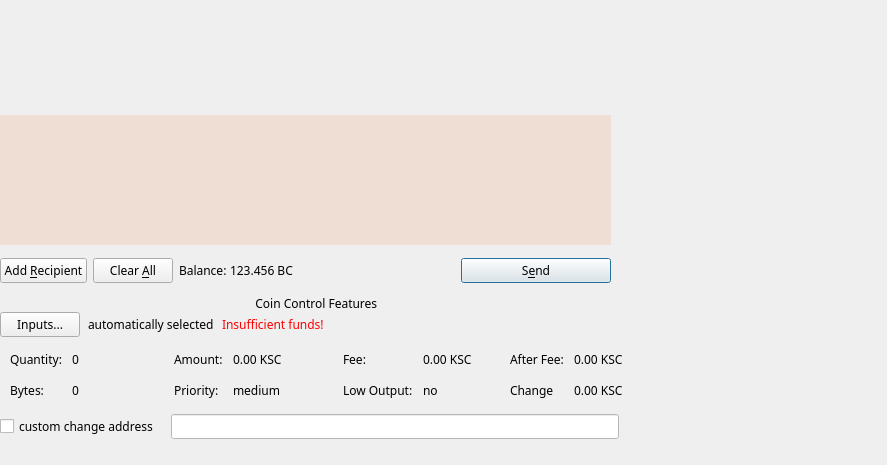
<?xml version="1.0" encoding="UTF-8"?>
<ui version="4.0">
 <class>SendCoinsDialog</class>
 <widget class="QDialog" name="SendCoinsDialog">
  <property name="geometry">
   <rect>
    <x>0</x>
    <y>0</y>
    <width>887</width>
    <height>465</height>
   </rect>
  </property>
  <property name="windowTitle">
   <string>Send Coins</string>
  </property>
  <property name="styleSheet">
   <string notr="true">font-family:Proxima Nova Rg;</string>
  </property>
  <widget class="QFrame" name="frameCoinControl">
   <property name="geometry">
    <rect>
     <x>0</x>
     <y>290</y>
     <width>675</width>
     <height>211</height>
    </rect>
   </property>
   <property name="sizePolicy">
    <sizepolicy hsizetype="Expanding" vsizetype="Expanding">
     <horstretch>0</horstretch>
     <verstretch>0</verstretch>
    </sizepolicy>
   </property>
   <property name="maximumSize">
    <size>
     <width>16777215</width>
     <height>16777215</height>
    </size>
   </property>
   <property name="styleSheet">
    <string notr="true"/>
   </property>
   <property name="frameShape">
    <enum>QFrame::NoFrame</enum>
   </property>
   <property name="frameShadow">
    <enum>QFrame::Sunken</enum>
   </property>
   <layout class="QVBoxLayout" name="verticalLayoutCoinControl2">
    <property name="spacing">
     <number>7</number>
    </property>
    <property name="leftMargin">
     <number>0</number>
    </property>
    <property name="topMargin">
     <number>0</number>
    </property>
    <property name="rightMargin">
     <number>0</number>
    </property>
    <property name="bottomMargin">
     <number>6</number>
    </property>
    <item>
     <layout class="QVBoxLayout" name="verticalLayoutCoinControl" stretch="0,0,0,0,1">
      <property name="spacing">
       <number>0</number>
      </property>
      <property name="leftMargin">
       <number>0</number>
      </property>
      <property name="topMargin">
       <number>5</number>
      </property>
      <property name="rightMargin">
       <number>2</number>
      </property>
      <item>
       <layout class="QHBoxLayout" name="horizontalLayoutCoinControl1">
        <property name="spacing">
         <number>-1</number>
        </property>
        <property name="leftMargin">
         <number>0</number>
        </property>
        <property name="topMargin">
         <number>0</number>
        </property>
        <property name="bottomMargin">
         <number>0</number>
        </property>
        <item>
         <widget class="QLabel" name="labelCoinControlFeatures">
          <property name="sizePolicy">
           <sizepolicy hsizetype="Preferred" vsizetype="Maximum">
            <horstretch>0</horstretch>
            <verstretch>0</verstretch>
           </sizepolicy>
          </property>
          <property name="font">
           <font>
            <family>Proxima Nova Rg</family>
           </font>
          </property>
          <property name="styleSheet">
           <string notr="true"/>
          </property>
          <property name="text">
           <string>Coin Control Features             </string>
          </property>
          <property name="textFormat">
           <enum>Qt::AutoText</enum>
          </property>
          <property name="alignment">
           <set>Qt::AlignCenter</set>
          </property>
         </widget>
        </item>
       </layout>
      </item>
      <item>
       <layout class="QHBoxLayout" name="horizontalLayoutCoinControl2" stretch="0,0,0,0">
        <property name="spacing">
         <number>8</number>
        </property>
        <property name="bottomMargin">
         <number>10</number>
        </property>
        <item>
         <widget class="QPushButton" name="pushButtonCoinControl">
          <property name="styleSheet">
           <string notr="true"/>
          </property>
          <property name="text">
           <string>Inputs...</string>
          </property>
         </widget>
        </item>
        <item>
         <widget class="QLabel" name="labelCoinControlAutomaticallySelected">
          <property name="text">
           <string>automatically selected</string>
          </property>
          <property name="margin">
           <number>5</number>
          </property>
         </widget>
        </item>
        <item>
         <widget class="QLabel" name="labelCoinControlInsuffFunds">
          <property name="font">
           <font>
            <family>Proxima Nova Rg</family>
            <weight>50</weight>
            <bold>false</bold>
           </font>
          </property>
          <property name="styleSheet">
           <string notr="true">color:red;</string>
          </property>
          <property name="text">
           <string>Insufficient funds!</string>
          </property>
          <property name="margin">
           <number>5</number>
          </property>
         </widget>
        </item>
        <item>
         <spacer name="horizontalSpacerCoinControl">
          <property name="orientation">
           <enum>Qt::Horizontal</enum>
          </property>
          <property name="sizeHint" stdset="0">
           <size>
            <width>30</width>
            <height>1</height>
           </size>
          </property>
         </spacer>
        </item>
       </layout>
      </item>
      <item>
       <widget class="QWidget" name="widgetCoinControl" native="true">
        <property name="sizePolicy">
         <sizepolicy hsizetype="Preferred" vsizetype="Preferred">
          <horstretch>0</horstretch>
          <verstretch>0</verstretch>
         </sizepolicy>
        </property>
        <property name="minimumSize">
         <size>
          <width>0</width>
          <height>0</height>
         </size>
        </property>
        <property name="styleSheet">
         <string notr="true"/>
        </property>
        <layout class="QHBoxLayout" name="horizontalLayoutCoinControl5">
         <property name="leftMargin">
          <number>0</number>
         </property>
         <property name="topMargin">
          <number>0</number>
         </property>
         <property name="rightMargin">
          <number>0</number>
         </property>
         <property name="bottomMargin">
          <number>0</number>
         </property>
         <item>
          <layout class="QHBoxLayout" name="horizontalLayoutCoinControl3" stretch="0,0,0,0">
           <property name="spacing">
            <number>0</number>
           </property>
           <property name="topMargin">
            <number>0</number>
           </property>
           <property name="bottomMargin">
            <number>10</number>
           </property>
           <item>
            <layout class="QFormLayout" name="formLayoutCoinControl1">
             <property name="horizontalSpacing">
              <number>10</number>
             </property>
             <property name="verticalSpacing">
              <number>14</number>
             </property>
             <property name="leftMargin">
              <number>10</number>
             </property>
             <property name="topMargin">
              <number>4</number>
             </property>
             <property name="rightMargin">
              <number>6</number>
             </property>
             <item row="0" column="0">
              <widget class="QLabel" name="labelCoinControlQuantityText">
               <property name="styleSheet">
                <string notr="true"/>
               </property>
               <property name="text">
                <string>Quantity:</string>
               </property>
               <property name="margin">
                <number>0</number>
               </property>
              </widget>
             </item>
             <item row="0" column="1">
              <widget class="QLabel" name="labelCoinControlQuantity">
               <property name="font">
                <font>
                 <family>Proxima Nova Rg</family>
                </font>
               </property>
               <property name="cursor">
                <cursorShape>IBeamCursor</cursorShape>
               </property>
               <property name="contextMenuPolicy">
                <enum>Qt::ActionsContextMenu</enum>
               </property>
               <property name="text">
                <string>0</string>
               </property>
               <property name="margin">
                <number>0</number>
               </property>
               <property name="textInteractionFlags">
                <set>Qt::LinksAccessibleByMouse|Qt::TextSelectableByKeyboard|Qt::TextSelectableByMouse</set>
               </property>
              </widget>
             </item>
             <item row="1" column="0">
              <widget class="QLabel" name="labelCoinControlBytesText">
               <property name="styleSheet">
                <string notr="true"/>
               </property>
               <property name="text">
                <string>Bytes:</string>
               </property>
              </widget>
             </item>
             <item row="1" column="1">
              <widget class="QLabel" name="labelCoinControlBytes">
               <property name="font">
                <font>
                 <family>Proxima Nova Rg</family>
                </font>
               </property>
               <property name="cursor">
                <cursorShape>IBeamCursor</cursorShape>
               </property>
               <property name="contextMenuPolicy">
                <enum>Qt::ActionsContextMenu</enum>
               </property>
               <property name="text">
                <string>0</string>
               </property>
               <property name="textInteractionFlags">
                <set>Qt::LinksAccessibleByMouse|Qt::TextSelectableByKeyboard|Qt::TextSelectableByMouse</set>
               </property>
              </widget>
             </item>
            </layout>
           </item>
           <item>
            <layout class="QFormLayout" name="formLayoutCoinControl2">
             <property name="horizontalSpacing">
              <number>10</number>
             </property>
             <property name="verticalSpacing">
              <number>14</number>
             </property>
             <property name="leftMargin">
              <number>6</number>
             </property>
             <property name="topMargin">
              <number>4</number>
             </property>
             <property name="rightMargin">
              <number>6</number>
             </property>
             <item row="0" column="0">
              <widget class="QLabel" name="labelCoinControlAmountText">
               <property name="styleSheet">
                <string notr="true"/>
               </property>
               <property name="text">
                <string>Amount:</string>
               </property>
               <property name="margin">
                <number>0</number>
               </property>
              </widget>
             </item>
             <item row="0" column="1">
              <widget class="QLabel" name="labelCoinControlAmount">
               <property name="font">
                <font>
                 <family>Proxima Nova Rg</family>
                </font>
               </property>
               <property name="cursor">
                <cursorShape>IBeamCursor</cursorShape>
               </property>
               <property name="contextMenuPolicy">
                <enum>Qt::ActionsContextMenu</enum>
               </property>
               <property name="text">
                <string>0.00 KSC</string>
               </property>
               <property name="textInteractionFlags">
                <set>Qt::LinksAccessibleByMouse|Qt::TextSelectableByKeyboard|Qt::TextSelectableByMouse</set>
               </property>
              </widget>
             </item>
             <item row="1" column="0">
              <widget class="QLabel" name="labelCoinControlPriorityText">
               <property name="styleSheet">
                <string notr="true"/>
               </property>
               <property name="text">
                <string>Priority:</string>
               </property>
              </widget>
             </item>
             <item row="1" column="1">
              <widget class="QLabel" name="labelCoinControlPriority">
               <property name="font">
                <font>
                 <family>Proxima Nova Rg</family>
                </font>
               </property>
               <property name="cursor">
                <cursorShape>IBeamCursor</cursorShape>
               </property>
               <property name="contextMenuPolicy">
                <enum>Qt::ActionsContextMenu</enum>
               </property>
               <property name="text">
                <string>medium</string>
               </property>
               <property name="textInteractionFlags">
                <set>Qt::LinksAccessibleByMouse|Qt::TextSelectableByKeyboard|Qt::TextSelectableByMouse</set>
               </property>
              </widget>
             </item>
            </layout>
           </item>
           <item>
            <layout class="QFormLayout" name="formLayoutCoinControl3">
             <property name="fieldGrowthPolicy">
              <enum>QFormLayout::FieldsStayAtSizeHint</enum>
             </property>
             <property name="horizontalSpacing">
              <number>10</number>
             </property>
             <property name="verticalSpacing">
              <number>14</number>
             </property>
             <property name="leftMargin">
              <number>6</number>
             </property>
             <property name="topMargin">
              <number>4</number>
             </property>
             <property name="rightMargin">
              <number>15</number>
             </property>
             <item row="0" column="0">
              <widget class="QLabel" name="labelCoinControlFeeText">
               <property name="styleSheet">
                <string notr="true"/>
               </property>
               <property name="text">
                <string>Fee:</string>
               </property>
               <property name="margin">
                <number>0</number>
               </property>
              </widget>
             </item>
             <item row="0" column="1">
              <widget class="QLabel" name="labelCoinControlFee">
               <property name="font">
                <font>
                 <family>Proxima Nova Rg</family>
                </font>
               </property>
               <property name="cursor">
                <cursorShape>IBeamCursor</cursorShape>
               </property>
               <property name="contextMenuPolicy">
                <enum>Qt::ActionsContextMenu</enum>
               </property>
               <property name="text">
                <string>0.00 KSC</string>
               </property>
               <property name="textInteractionFlags">
                <set>Qt::LinksAccessibleByMouse|Qt::TextSelectableByKeyboard|Qt::TextSelectableByMouse</set>
               </property>
              </widget>
             </item>
             <item row="1" column="0">
              <widget class="QLabel" name="labelCoinControlLowOutputText">
               <property name="styleSheet">
                <string notr="true"/>
               </property>
               <property name="text">
                <string>Low Output:</string>
               </property>
              </widget>
             </item>
             <item row="1" column="1">
              <widget class="QLabel" name="labelCoinControlLowOutput">
               <property name="font">
                <font>
                 <family>Proxima Nova Rg</family>
                </font>
               </property>
               <property name="cursor">
                <cursorShape>IBeamCursor</cursorShape>
               </property>
               <property name="contextMenuPolicy">
                <enum>Qt::ActionsContextMenu</enum>
               </property>
               <property name="text">
                <string>no</string>
               </property>
               <property name="textInteractionFlags">
                <set>Qt::LinksAccessibleByMouse|Qt::TextSelectableByKeyboard|Qt::TextSelectableByMouse</set>
               </property>
              </widget>
             </item>
            </layout>
           </item>
           <item>
            <layout class="QFormLayout" name="formLayoutCoinControl4">
             <property name="fieldGrowthPolicy">
              <enum>QFormLayout::FieldsStayAtSizeHint</enum>
             </property>
             <property name="horizontalSpacing">
              <number>10</number>
             </property>
             <property name="verticalSpacing">
              <number>14</number>
             </property>
             <property name="leftMargin">
              <number>5</number>
             </property>
             <property name="topMargin">
              <number>4</number>
             </property>
             <property name="rightMargin">
              <number>50</number>
             </property>
             <item row="0" column="0">
              <widget class="QLabel" name="labelCoinControlAfterFeeText">
               <property name="text">
                <string>After Fee:</string>
               </property>
               <property name="margin">
                <number>0</number>
               </property>
              </widget>
             </item>
             <item row="0" column="1">
              <widget class="QLabel" name="labelCoinControlAfterFee">
               <property name="font">
                <font>
                 <family>Proxima Nova Rg</family>
                </font>
               </property>
               <property name="cursor">
                <cursorShape>IBeamCursor</cursorShape>
               </property>
               <property name="contextMenuPolicy">
                <enum>Qt::ActionsContextMenu</enum>
               </property>
               <property name="text">
                <string>0.00 KSC</string>
               </property>
               <property name="textInteractionFlags">
                <set>Qt::LinksAccessibleByMouse|Qt::TextSelectableByKeyboard|Qt::TextSelectableByMouse</set>
               </property>
              </widget>
             </item>
             <item row="1" column="1">
              <widget class="QLabel" name="labelCoinControlChange">
               <property name="font">
                <font>
                 <family>Proxima Nova Rg</family>
                </font>
               </property>
               <property name="cursor">
                <cursorShape>IBeamCursor</cursorShape>
               </property>
               <property name="contextMenuPolicy">
                <enum>Qt::ActionsContextMenu</enum>
               </property>
               <property name="text">
                <string>0.00 KSC</string>
               </property>
               <property name="textInteractionFlags">
                <set>Qt::LinksAccessibleByMouse|Qt::TextSelectableByKeyboard|Qt::TextSelectableByMouse</set>
               </property>
              </widget>
             </item>
             <item row="1" column="0">
              <widget class="QLabel" name="labelCoinControlChangeText">
               <property name="styleSheet">
                <string notr="true"/>
               </property>
               <property name="text">
                <string>Change</string>
               </property>
              </widget>
             </item>
            </layout>
           </item>
          </layout>
         </item>
        </layout>
       </widget>
      </item>
      <item>
       <layout class="QHBoxLayout" name="horizontalLayoutCoinControl4" stretch="0,0,0">
        <property name="spacing">
         <number>12</number>
        </property>
        <property name="sizeConstraint">
         <enum>QLayout::SetDefaultConstraint</enum>
        </property>
        <property name="topMargin">
         <number>5</number>
        </property>
        <property name="rightMargin">
         <number>17</number>
        </property>
        <item>
         <widget class="QCheckBox" name="checkBoxCoinControlChange">
          <property name="text">
           <string>custom change address</string>
          </property>
         </widget>
        </item>
        <item>
         <widget class="QLineEdit" name="lineEditCoinControlChange">
          <property name="enabled">
           <bool>false</bool>
          </property>
          <property name="sizePolicy">
           <sizepolicy hsizetype="Expanding" vsizetype="Fixed">
            <horstretch>0</horstretch>
            <verstretch>0</verstretch>
           </sizepolicy>
          </property>
          <property name="styleSheet">
           <string notr="true">background-color:white</string>
          </property>
         </widget>
        </item>
        <item>
         <layout class="QHBoxLayout" name="horizontalLayout_3">
          <property name="rightMargin">
           <number>18</number>
          </property>
          <item>
           <widget class="QLabel" name="labelCoinControlChangeLabel">
            <property name="sizePolicy">
             <sizepolicy hsizetype="Preferred" vsizetype="Expanding">
              <horstretch>0</horstretch>
              <verstretch>0</verstretch>
             </sizepolicy>
            </property>
            <property name="minimumSize">
             <size>
              <width>0</width>
              <height>0</height>
             </size>
            </property>
            <property name="text">
             <string/>
            </property>
            <property name="margin">
             <number>3</number>
            </property>
           </widget>
          </item>
         </layout>
        </item>
       </layout>
      </item>
      <item>
       <spacer name="verticalSpacerCoinControl">
        <property name="orientation">
         <enum>Qt::Vertical</enum>
        </property>
        <property name="sizeHint" stdset="0">
         <size>
          <width>800</width>
          <height>13</height>
         </size>
        </property>
       </spacer>
      </item>
     </layout>
    </item>
   </layout>
  </widget>
  <widget class="QScrollArea" name="scrollArea">
   <property name="geometry">
    <rect>
     <x>0</x>
     <y>115</y>
     <width>611</width>
     <height>130</height>
    </rect>
   </property>
   <property name="styleSheet">
    <string notr="true">background-color:rgb(239, 222, 212)</string>
   </property>
   <property name="frameShape">
    <enum>QFrame::NoFrame</enum>
   </property>
   <property name="frameShadow">
    <enum>QFrame::Plain</enum>
   </property>
   <property name="widgetResizable">
    <bool>true</bool>
   </property>
   <widget class="QWidget" name="scrollAreaWidgetContents">
    <property name="geometry">
     <rect>
      <x>0</x>
      <y>0</y>
      <width>611</width>
      <height>130</height>
     </rect>
    </property>
    <property name="sizePolicy">
     <sizepolicy hsizetype="Expanding" vsizetype="Expanding">
      <horstretch>0</horstretch>
      <verstretch>0</verstretch>
     </sizepolicy>
    </property>
    <layout class="QVBoxLayout" name="verticalLayout_2">
     <property name="leftMargin">
      <number>0</number>
     </property>
     <property name="topMargin">
      <number>0</number>
     </property>
     <property name="rightMargin">
      <number>0</number>
     </property>
     <property name="bottomMargin">
      <number>0</number>
     </property>
     <item>
      <layout class="QVBoxLayout" name="entries">
       <property name="spacing">
        <number>4</number>
       </property>
       <property name="sizeConstraint">
        <enum>QLayout::SetNoConstraint</enum>
       </property>
       <property name="leftMargin">
        <number>0</number>
       </property>
      </layout>
     </item>
    </layout>
   </widget>
  </widget>
  <widget class="QWidget" name="layoutWidget">
   <property name="geometry">
    <rect>
     <x>0</x>
     <y>250</y>
     <width>611</width>
     <height>41</height>
    </rect>
   </property>
   <layout class="QHBoxLayout" name="horizontalLayout">
    <property name="spacing">
     <number>-1</number>
    </property>
    <property name="topMargin">
     <number>0</number>
    </property>
    <item>
     <widget class="QPushButton" name="addButton">
      <property name="toolTip">
       <string>Send to multiple recipients at once</string>
      </property>
      <property name="text">
       <string>Add &amp;Recipient</string>
      </property>
      <property name="icon">
       <iconset resource="../bitcoin.qrc">
        <normaloff>:/icons/add</normaloff>:/icons/add</iconset>
      </property>
      <property name="autoDefault">
       <bool>false</bool>
      </property>
     </widget>
    </item>
    <item>
     <widget class="QPushButton" name="clearButton">
      <property name="sizePolicy">
       <sizepolicy hsizetype="Minimum" vsizetype="Fixed">
        <horstretch>0</horstretch>
        <verstretch>0</verstretch>
       </sizepolicy>
      </property>
      <property name="toolTip">
       <string>Remove all transaction fields</string>
      </property>
      <property name="text">
       <string>Clear &amp;All</string>
      </property>
      <property name="icon">
       <iconset resource="../bitcoin.qrc">
        <normaloff>:/icons/remove</normaloff>:/icons/remove</iconset>
      </property>
      <property name="autoRepeatDelay">
       <number>300</number>
      </property>
      <property name="autoDefault">
       <bool>false</bool>
      </property>
     </widget>
    </item>
    <item>
     <layout class="QHBoxLayout" name="horizontalLayout_2">
      <property name="spacing">
       <number>3</number>
      </property>
      <item>
       <widget class="QLabel" name="label">
        <property name="sizePolicy">
         <sizepolicy hsizetype="Preferred" vsizetype="Fixed">
          <horstretch>0</horstretch>
          <verstretch>0</verstretch>
         </sizepolicy>
        </property>
        <property name="text">
         <string>Balance:</string>
        </property>
       </widget>
      </item>
      <item>
       <widget class="QLabel" name="labelBalance">
        <property name="sizePolicy">
         <sizepolicy hsizetype="Preferred" vsizetype="Fixed">
          <horstretch>0</horstretch>
          <verstretch>0</verstretch>
         </sizepolicy>
        </property>
        <property name="cursor">
         <cursorShape>IBeamCursor</cursorShape>
        </property>
        <property name="text">
         <string>123.456 BC</string>
        </property>
        <property name="textInteractionFlags">
         <set>Qt::LinksAccessibleByMouse|Qt::TextSelectableByKeyboard|Qt::TextSelectableByMouse</set>
        </property>
       </widget>
      </item>
     </layout>
    </item>
    <item>
     <spacer name="horizontalSpacer">
      <property name="orientation">
       <enum>Qt::Horizontal</enum>
      </property>
      <property name="sizeHint" stdset="0">
       <size>
        <width>40</width>
        <height>20</height>
       </size>
      </property>
     </spacer>
    </item>
    <item>
     <widget class="QPushButton" name="sendButton">
      <property name="minimumSize">
       <size>
        <width>150</width>
        <height>0</height>
       </size>
      </property>
      <property name="toolTip">
       <string>Confirm the send action</string>
      </property>
      <property name="text">
       <string>S&amp;end</string>
      </property>
      <property name="icon">
       <iconset resource="../bitcoin.qrc">
        <normaloff>:/icons/send</normaloff>:/icons/send</iconset>
      </property>
      <property name="default">
       <bool>true</bool>
      </property>
     </widget>
    </item>
   </layout>
  </widget>
  <widget class="QLabel" name="label_2">
   <property name="geometry">
    <rect>
     <x>0</x>
     <y>66</y>
     <width>655</width>
     <height>36</height>
    </rect>
   </property>
   <property name="text">
    <string/>
   </property>
   <property name="pixmap">
    <pixmap resource="../bitcoin.qrc">:/icons/sendbar</pixmap>
   </property>
  </widget>
 </widget>
 <resources>
  <include location="../bitcoin.qrc"/>
 </resources>
 <connections/>
</ui>
